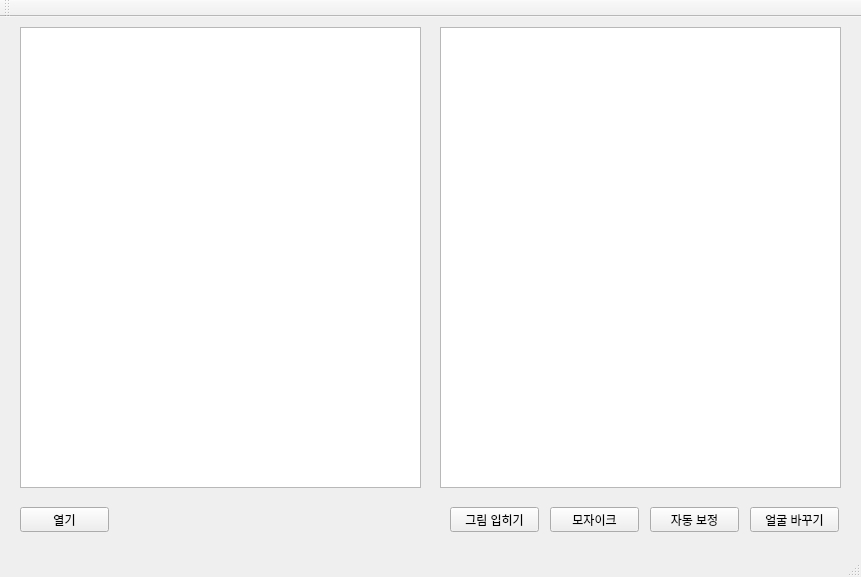
<?xml version="1.0" encoding="UTF-8"?>
<ui version="4.0">
 <class>MainWindow</class>
 <widget class="QMainWindow" name="MainWindow">
  <property name="geometry">
   <rect>
    <x>0</x>
    <y>0</y>
    <width>861</width>
    <height>577</height>
   </rect>
  </property>
  <property name="windowTitle">
   <string>MainWindow</string>
  </property>
  <widget class="QWidget" name="centralWidget">
   <widget class="QPushButton" name="covertImage">
    <property name="geometry">
     <rect>
      <x>450</x>
      <y>490</y>
      <width>89</width>
      <height>25</height>
     </rect>
    </property>
    <property name="text">
     <string>그림 입히기</string>
    </property>
   </widget>
   <widget class="QPushButton" name="Mosaic">
    <property name="geometry">
     <rect>
      <x>550</x>
      <y>490</y>
      <width>89</width>
      <height>25</height>
     </rect>
    </property>
    <property name="text">
     <string>모자이크</string>
    </property>
   </widget>
   <widget class="QPushButton" name="calibration">
    <property name="geometry">
     <rect>
      <x>650</x>
      <y>490</y>
      <width>89</width>
      <height>25</height>
     </rect>
    </property>
    <property name="text">
     <string>자동 보정</string>
    </property>
   </widget>
   <widget class="QPushButton" name="convertFace">
    <property name="geometry">
     <rect>
      <x>750</x>
      <y>490</y>
      <width>89</width>
      <height>25</height>
     </rect>
    </property>
    <property name="text">
     <string>얼굴 바꾸기</string>
    </property>
   </widget>
   <widget class="QGraphicsView" name="originGraphicsView">
    <property name="geometry">
     <rect>
      <x>20</x>
      <y>10</y>
      <width>401</width>
      <height>461</height>
     </rect>
    </property>
   </widget>
   <widget class="QGraphicsView" name="convertGraphicsView">
    <property name="geometry">
     <rect>
      <x>440</x>
      <y>10</y>
      <width>401</width>
      <height>461</height>
     </rect>
    </property>
   </widget>
   <widget class="QPushButton" name="openButton">
    <property name="geometry">
     <rect>
      <x>20</x>
      <y>490</y>
      <width>89</width>
      <height>25</height>
     </rect>
    </property>
    <property name="text">
     <string>열기</string>
    </property>
   </widget>
  </widget>
  <widget class="QStatusBar" name="statusBar"/>
  <widget class="QToolBar" name="mainToolBar">
   <attribute name="toolBarArea">
    <enum>TopToolBarArea</enum>
   </attribute>
   <attribute name="toolBarBreak">
    <bool>false</bool>
   </attribute>
  </widget>
  <widget class="QMenuBar" name="menuBar">
   <property name="geometry">
    <rect>
     <x>0</x>
     <y>0</y>
     <width>861</width>
     <height>22</height>
    </rect>
   </property>
  </widget>
 </widget>
 <layoutdefault spacing="6" margin="11"/>
 <resources/>
 <connections/>
</ui>
